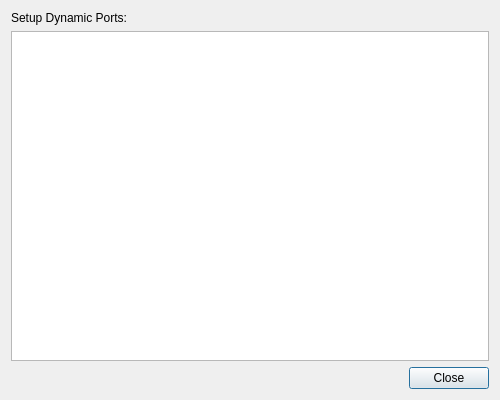
<?xml version="1.0" encoding="UTF-8"?>
<ui version="4.0">
 <class>DialogPortsConfig</class>
 <widget class="QDialog" name="DialogPortsConfig">
  <property name="geometry">
   <rect>
    <x>0</x>
    <y>0</y>
    <width>500</width>
    <height>400</height>
   </rect>
  </property>
  <property name="windowTitle">
   <string>Dialog</string>
  </property>
  <layout class="QVBoxLayout" name="verticalLayout">
   <item>
    <layout class="QVBoxLayout" name="verticalLayout_2">
     <item>
      <widget class="QLabel" name="SetDynamicPortsTitle">
       <property name="text">
        <string>Setup Dynamic Ports:</string>
       </property>
      </widget>
     </item>
     <item>
      <widget class="QTableWidget" name="TableWidget_DynPorts">
       <property name="frameShape">
        <enum>QFrame::StyledPanel</enum>
       </property>
       <property name="frameShadow">
        <enum>QFrame::Sunken</enum>
       </property>
       <property name="lineWidth">
        <number>1</number>
       </property>
       <attribute name="verticalHeaderVisible">
        <bool>false</bool>
       </attribute>
      </widget>
     </item>
     <item>
      <layout class="QHBoxLayout" name="horizontalLayout_2"/>
     </item>
    </layout>
   </item>
   <item>
    <layout class="QHBoxLayout" name="horizontalLayout_1">
     <item>
      <spacer name="horizontalSpacer_1">
       <property name="orientation">
        <enum>Qt::Horizontal</enum>
       </property>
       <property name="sizeHint" stdset="0">
        <size>
         <width>40</width>
         <height>20</height>
        </size>
       </property>
      </spacer>
     </item>
     <item>
      <widget class="QPushButton" name="CloseBtn">
       <property name="text">
        <string>Close</string>
       </property>
      </widget>
     </item>
    </layout>
   </item>
  </layout>
 </widget>
 <resources/>
 <connections/>
</ui>
